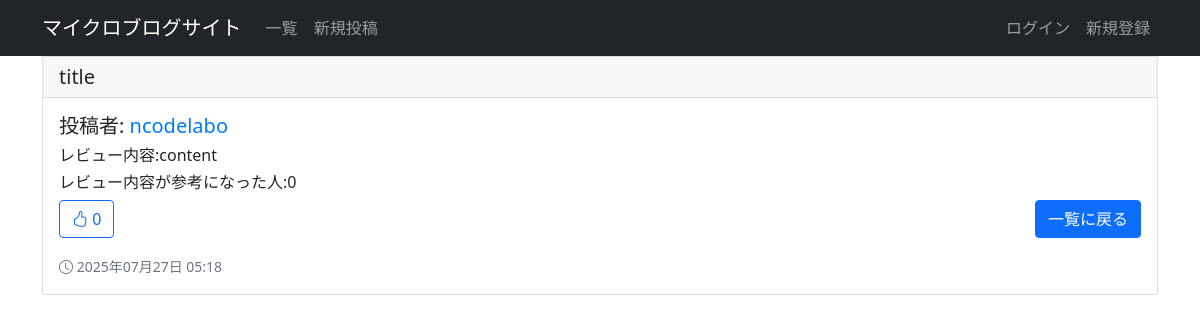
/detail/1, run on the app's committed database.
### reviewpost/models.py (models this page shows, shortened)
class ReviewModel(models.Model):
    author = models.ForeignKey(User,on_delete=models.CASCADE)   #レビューするユーザー
    title = models.CharField(max_length = 100) #レビューのタイトル
    content = models.TextField() #レビューの内容
    useful_num= models.IntegerField(null = True,blank = True, default = 0)
    project_image = models.ImageField(upload_to='',null = True,blank=True)
    likes = models.ManyToManyField(User, related_name='liked_reviews', blank=True)
    created_at = models.DateTimeField(auto_now_add=True)
    updated_at = models.DateTimeField(auto_now=True)
    def total_likes(self):
        return self.likes.count()

### reviewpost/views.py (the view)
# urls.py: path('detail/<int:pk>',detailview,name='detail'),
def detailview(request,pk):
    object = ReviewModel.objects.get(pk = pk)
    return render(request, 'detail.html',{'object':object})

### templates/detail.html (shortened to what this page needs)
{%  extends 'base.html' %}
{% block content %}
<div class="container">
    <div class="card">
        <h5 class="card-header">{{ object.title }}</h5>
        <div class="card-body">
            <h5 class="card-title">投稿者: <a href="{% url 'profile' object.author.username %}" class="text-decoration-none">{{ object.author }}</a></h5>
            <h6 class="card-title">レビュー内容:{{ object.content }}</h6>
            <h6 class="card-title">レビュー内容が参考になった人:{{ object.useful_num }}</h6>
            <div class="d-flex justify-content-between align-items-center mb-3">
                <div class="d-flex align-items-center">
                    <button class="btn btn-outline-primary like-btn" data-review-id="{{ object.id }}" data-liked="{% if user in object.likes.all %}true{% else %}false{% endif %}">
                        <i class="bi bi-hand-thumbs-up{% if user in object.likes.all %}-fill{% endif %}"></i>
                        <span class="like-count">{{ object.total_likes }}</span>
                    </button>
                </div>
                <a href="{% url 'list' %}" class="btn btn-primary">一覧に戻る</a>
            </div>
            <small class="text-muted">
                <i class="bi bi-clock"></i> {{ object.created_at|date:"Y年m月d日 H:i" }}
            </small>
        </div>
    </div>
</div>
{%  endblock content %}

### templates/detail.html (style rules this page uses)
.card-title a { color: #007bff; transition: color 0.2s; }

### data on the page
ReviewModel: title "title", author "ncodelabo", content "content", useful_num "0", total_likes "0", created_at "2025年07月27日 05:18"
